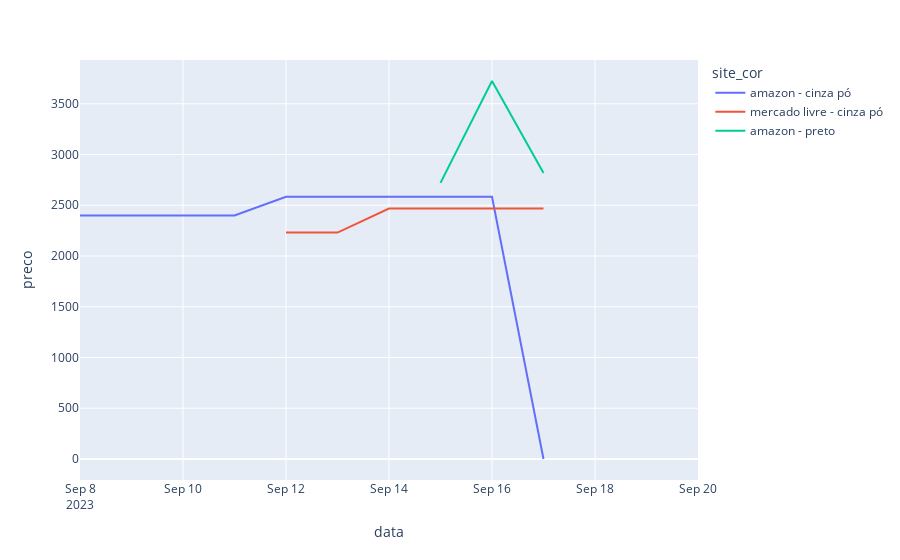

Source (notebook cell):
### Code cell
px.line(forerunner_255s_trat, x = 'data', y = 'preco', color = 'site_cor')
# fig.show()

### Figure 1 — Plotly figure (JSON) as saved in the notebook; plotly's stock layout.template omitted (floating-point values rounded to 4 significant figures)
{"data": [{"hovertemplate": "site_cor=amazon - cinza pó<br>data=%{x}<br>preco=%{y}<extra></extra>", "legendgroup": "amazon - cinza pó", "line": {"color": "#636efa", "dash": "solid"}, "marker": {"symbol": "circle"}, "mode": "lines", "name": "amazon - cinza pó", "orientation": "v", "showlegend": true, "type": "scatter", "x": ["2023-09-08T00:00:00", "2023-09-09T00:00:00", "2023-09-11T00:00:00", "2023-09-12T00:00:00", "2023-09-13T00:00:00", "2023-09-14T00:00:00", "2023-09-15T00:00:00", "2023-09-16T00:00:00", "2023-09-17T00:00:00", "2023-09-18T00:00:00", "2023-09-19T00:00:00", "2023-09-20T00:00:00"], "xaxis": "x", "y": [2399, 2399, 2399, 2584, 2584, 2584, 2584, 2584, 0, null, null, null], "yaxis": "y"}, {"hovertemplate": "site_cor=mercado livre - cinza pó<br>data=%{x}<br>preco=%{y}<extra></extra>", "legendgroup": "mercado livre - cinza pó", "line": {"color": "#EF553B", "dash": "solid"}, "marker": {"symbol": "circle"}, "mode": "lines", "name": "mercado livre - cinza pó", "orientation": "v", "showlegend": true, "type": "scatter", "x": ["2023-09-12T00:00:00", "2023-09-13T00:00:00", "2023-09-14T00:00:00", "2023-09-15T00:00:00", "2023-09-16T00:00:00", "2023-09-17T00:00:00", "2023-09-18T00:00:00", "2023-09-19T00:00:00", "2023-09-20T00:00:00"], "xaxis": "x", "y": [2231.0, 2231.0, 2468, 2468, 2468, 2468, null, null, null], "yaxis": "y"}, {"hovertemplate": "site_cor=amazon - preto<br>data=%{x}<br>preco=%{y}<extra></extra>", "legendgroup": "amazon - preto", "line": {"color": "#00cc96", "dash": "solid"}, "marker": {"symbol": "circle"}, "mode": "lines", "name": "amazon - preto", "orientation": "v", "showlegend": true, "type": "scatter", "x": ["2023-09-15T00:00:00", "2023-09-16T00:00:00", "2023-09-17T00:00:00", "2023-09-18T00:00:00", "2023-09-19T00:00:00", "2023-09-20T00:00:00"], "xaxis": "x", "y": [2720, 3724, 2818, null, null, null], "yaxis": "y"}], "layout": {"legend": {"title": {"text": "site_cor"}, "tracegroupgap": 0}, "margin": {"t": 60}, "xaxis": {"anchor": "y", "domain": [0, 1], "title": {"text": "data"}}, "yaxis": {"anchor": "x", "domain": [0, 1], "title": {"text": "preco"}}}}
